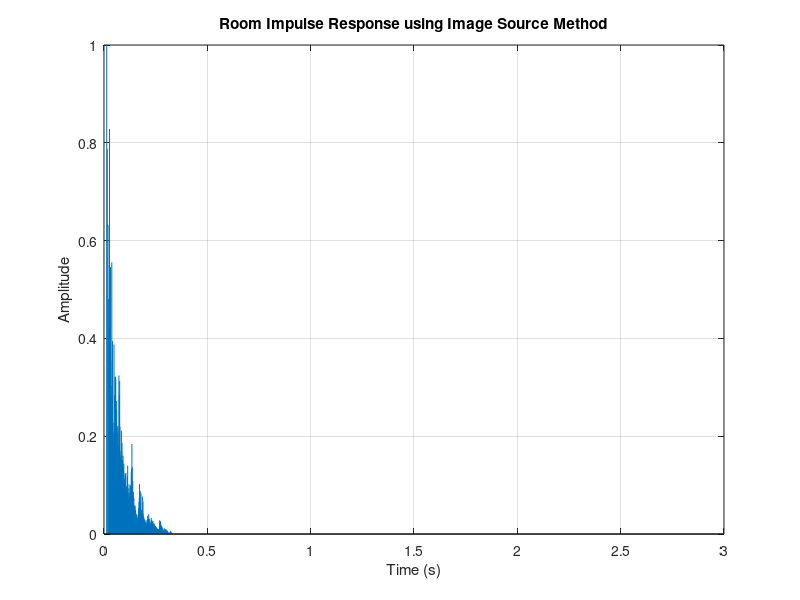

This chart was generated by the following MATLAB code: (Note: this script raises an error after producing the figure.)
%% MATLAB Starter Code for Image Source Method (ISM)
% This script generates a room impulse response using the Image Source Method.
% It is intended as a starting point for your DSP Assessment.
%
% Key Features:
%   1. Define a custom cuboid room (length, width, height).
%   2. Specify positions for the sound source and receiver.
%   3. Compute reflections up to a user-defined reflection order.
%   4. Include placeholders to incorporate absorption coefficients for each room surface.
%   5. Plot the resulting impulse response.
%   6. Provide a basic framework for later convolution with an audio signal.
%
% You are encouraged to expand%% the code (e.g., to include higher-order reflections
% or frequency-dependent absorption coefficients) by modifying the indicated sections.

%% 1. Parameter Definition
% Room dimensions (meters)
room_length = 17;    % Length in x-direction
room_width  = 11;     % Width in y-direction
room_height = 4;     % Height in z-direction

% Sound source and receiver (listener) positions [x, y, z] in meters
src_pos = [3, 4, 1.5];   % Source position
rec_pos = [7, 2, 1.5];   % Receiver position

% Sampling parameters and speed of sound
fs = 44100;          % Sampling frequency in Hz
c  = 343;            % Speed of sound in m/s

% Maximum reflection order (i.e. include reflections from -max_order to max_order in each dimension)
max_order = 5; %just changed this from 50 to 5 to see if it helps

% Absorption coefficients for surfaces (values between 0 and 1)
% These represent the fraction of energy absorbed at each surface.
% For now, we use a uniform absorption coefficient.
% --- Students: Replace the following with surface-specific coefficients as desired.
absorption_left_wall   = 0.1; % wood wall
absorption_right_wall  = 0.6; % acoustic tiles
absorption_front_wall  = 0.4; % acoustic pannels 
absorption_back_wall   = 0.4; % acoustic pannels 
absorption_floor       = 0.1; % wood floor  
absorption_ceiling= 0.2;      % acoustic tiles 

% Convert to reflection coefficients (based on energy conservation)
reflection_left_wall   = sqrt(1 - absorption_left_wall);
reflection_right_wall  = sqrt(1 - absorption_right_wall);
reflection_front_wall  = sqrt(1 - absorption_front_wall);
reflection_back_wall   = sqrt(1 - absorption_back_wall);
reflection_floor       = sqrt(1 - absorption_floor);
reflection_ceiling     = sqrt(1 - absorption_ceiling);


% Impulse response duration (seconds)
ir_duration = 3.0;  
N = round(fs * ir_duration);    % Number of samples in the IR
h = zeros(N, 1);                % Preallocate the impulse response vector

%% 2. Image Source Computation and IR Construction
% Loop over reflection orders in each spatial dimension.
% The image source method creates virtual sources by “mirroring” the actual source.
% For each axis, the image source coordinate is computed as follows:
%   - If the reflection order (n) is even:  img_coord = n*room_dim + src_coord
%   - If odd:                         img_coord = n*room_dim + (room_dim - src_coord)
%
% The total number of reflections for a given image is the sum of the absolute
% values of the reflection orders in x, y, and z. This count is used to scale
% the amplitude (via the reflection coefficients) and to mimic energy loss.

for nx = -max_order:max_order
    % Compute image source x-coordinate
    if mod(nx,2) == 0
        img_x = src_pos(1) + nx * room_length;
    else
        img_x = (room_length - src_pos(1)) + nx * room_length;
    end
    
    for ny = -max_order:max_order
        % Compute image source y-coordinate
        if mod(ny,2) == 0
            img_y = src_pos(2) + ny * room_width;
        else
            img_y = (room_width - src_pos(2)) + ny * room_width;
        end
        
        for nz = -max_order:max_order
            % Compute image source z-coordinate
            if mod(nz,2) == 0
                img_z = src_pos(3) + nz * room_height;
            else
                img_z = (room_height - src_pos(3)) + nz * room_height;
            end
            
            % Compute the Euclidean distance from the image source to the receiver
            distance = sqrt((img_x - rec_pos(1))^2 + (img_y - rec_pos(2))^2 + (img_z - rec_pos(3))^2);
            
            % Compute the propagation delay in seconds and convert to a sample index
            time_delay = distance / c;
            sample_delay = round(time_delay * fs) + 1;  % +1 for MATLAB 1-indexing
            
            % Count the total number of reflections from all three dimensions
            num_reflections = abs(nx) + abs(ny) + abs(nz);
            
            % Compute the overall reflection coefficient for this image source.
            % --- Students: Modify this section to apply surface-specific absorption.
            % For example, you could assign different reflection coefficients depending on
            % which wall (left/right, front/back, floor/ceiling) was involved in the reflection.
            % Start with full energy (reflection coefficient = 1)
            % ONE ALFIE INPUTED
% Start with full energy before any reflections
% (i.e., reflection coefficient = 1 means no energy lost yet)
total_reflection_coeff = 1;

% --- Handle reflections in the x-direction (left/right walls) ---
% Each reflection in the x-axis alternates between left and right walls.
% We loop from 1 to the number of reflections in x (absolute value of nx).
% For each reflection in x (left/right walls)
for i = 1:abs(nx)
    if mod(i, 2) == 1  % odd reflection
        total_reflection_coeff = total_reflection_coeff * reflection_left_wall;
    else
        total_reflection_coeff = total_reflection_coeff * reflection_right_wall;
    end
end
%--- Handle reflections in the y-direction (front/back walls) ---
% Similar to x, we alternate between front and back wall reflections.
% For each reflection in y (front/back walls)
for i = 1:abs(ny)
    if mod(i, 2) == 1
        total_reflection_coeff = total_reflection_coeff * reflection_front_wall;
    else
        total_reflection_coeff = total_reflection_coeff * reflection_back_wall;
    end
end
% --- Handle reflections in the z-direction (floor/ceiling) ---
% Again, alternate between floor and ceiling based on odd/even reflections.
% For each reflection in z (floor/ceiling)
for i = 1:abs(nz)
    if mod(i, 2) == 1
        total_reflection_coeff = total_reflection_coeff * reflection_floor;
    else
        total_reflection_coeff = total_reflection_coeff * reflection_ceiling;
    end
end

            
            % Attenuation due to spherical spreading (inverse of distance)
            attenuation = 1 / distance;
            
            % Add the contribution from this image source to the impulse response,
            % if the computed sample delay is within the impulse response length.
            if sample_delay <= N
                h(sample_delay) = h(sample_delay) + total_reflection_coeff * attenuation;
            end
        end
    end
end

% === Normalize the impulse response ===
h = h / max(abs(h));  % Normalize IR


%% 3. Plot the Impulse Response
time_axis = (0:N-1) / fs;  % Time vector in seconds
figure;
stem(time_axis, h, 'Marker', 'none');
xlabel('Time (s)');
ylabel('Amplitude');
title('Room Impulse Response using Image Source Method');
grid on;

%% 4. Using the Impulse Response for Convolution Reverb
% The generated impulse response (vector h) can now be used to apply convolution
% reverb to an audio signal.
% Example (uncomment and modify as needed):

 %% 4. Using the Impulse Response for Convolution Reverb

% === Load a dry audio file (mono recommended for simplicity) ===
% Replace 'your_audio_file.wav' with the name of your own file.
% Make sure it's in the same folder as your script or give the full path.
[audio_in, fs_audio] = audioread('JazzSax.wav');

% === If the audio sample rate is different from our IR sample rate, match it ===
% This ensures the impulse response and audio are at the same sampling frequency,
% otherwise MATLAB will throw an error or it won't sound correct.
if fs_audio ~= fs
    audio_in = resample(audio_in, fs, fs_audio);  % Resample audio to match IR sample rate
end

% === Convolve the audio with the impulse response ===
% This is the key step: applying reverb by simulating how the room modifies the sound.
% Convolution mathematically "blends" the audio with the impulse response.
% If stereo, convert to mono by averaging channels
if size(audio_in, 2) > 1
    audio_in = mean(audio_in, 2);
end

audio_out = conv(audio_in, h);

% === Normalize the output to prevent clipping ===
% After convolution, the amplitude might go above 1 or below -1, which can cause distortion.
% We normalize it so the loudest part is at full scale, but it doesn't clip.
audio_out = audio_out / max(abs(audio_out));  % Keep the output within [-1, 1]

% === Playback the reverberated sound ===
% soundsc scales the signal automatically and plays it back.
% You should hear your original audio as if it's being played in your simulated room.
soundsc(audio_out, fs);  % fs is the sample rate we defined earlier (44100 Hz)

% === Optionally save the result to a new WAV file ===
% This lets you export the reverberated audio so you can use it outside of MATLAB.
% Great if you want to include it in a report or submit it as part of your project.
audiowrite('output_reverb.wav', audio_out, fs);

% Students can expand this section to include additional processing, such as
% normalizing the impulse response, using frequency-dependent absorption, or
% implementing higher-order reflections.


 %% 4.5 SEE SIGNAL WET AND DRY ALONGSIDE EACHOTHER
 
 t_audio = (0:length(audio_in)-1)/fs;
t_reverb = (0:length(audio_out)-1)/fs;

figure;
subplot(2,1,1);
plot(t_audio, audio_in);
title('Original (Dry) Audio');
xlabel('Time (s)'); ylabel('Amplitude');

subplot(2,1,2);
plot(t_reverb, audio_out);
title('Reverberated (Wet) Audio');
xlabel('Time (s)'); ylabel('Amplitude');

%% 5. Simple Spectral Analysis

% Load the reverberated audio
[y, fs] = audioread('output_reverb.wav');

% If stereo, convert to mono
if size(y, 2) > 1
    y = mean(y, 2);
end

% Compute the FFT
Y = fft(y);
N = length(Y);
f = fs * (0:(N/2)) / N;

% Get magnitude
mag = abs(Y(1:N/2+1));

% Plot the magnitude spectrum
figure;
plot(f, mag);
xlabel('Frequency (Hz)');
ylabel('Magnitude');
title('Spectral Analysis of Output Reverb');
grid on;

%% Auralisation
%% 6. Simple 3D Auralisation (with Floor Reflection)

% Create a 3D figure
figure;
hold on;             % Keep all plotted items in the same figure
grid on;             % Add gridlines for clarity
axis equal;          % Make axes proportional
xlabel('X (m)');
ylabel('Y (m)');
zlabel('Z (m)');
title('3D Room Auralisation');

% ==== Draw Room Edges ====
% Plot the floor outline (just a square on the bottom)
plot3([0 room_length room_length 0 0], ...
      [0 0 room_width room_width 0], ...
      [0 0 0 0 0], 'k');  % Black line for floor

% Plot the ceiling outline (same shape, higher up)
plot3([0 room_length room_length 0 0], ...
      [0 0 room_width room_width 0], ...
      [room_height room_height room_height room_height room_height], 'k');  % Ceiling

% ==== Plot Real Source and Receiver ====
% Source (red circle)
plot3(src_pos(1), src_pos(2), src_pos(3), 'ro', 'MarkerSize', 10);

% Receiver (green circle)
plot3(rec_pos(1), rec_pos(2), rec_pos(3), 'go', 'MarkerSize', 10);

% ==== Define 5 Reflected Image Sources ====
% These represent mirrored versions of the sound source due to reflections
img1 = [src_pos(1) + room_length, src_pos(2), src_pos(3)];     % Right wall
img2 = [src_pos(1) - room_length, src_pos(2), src_pos(3)];     % Left wall
img3 = [src_pos(1), src_pos(2) + room_width, src_pos(3)];      % Back wall
img4 = [src_pos(1), src_pos(2), src_pos(3) + room_height];     % Ceiling
img5 = [src_pos(1), src_pos(2), src_pos(3) - room_height];     % Floor

% ==== Plot the Image Sources ====
% Blue 'x' markers for each image source
plot3(img1(1), img1(2), img1(3), 'bx');
plot3(img2(1), img2(2), img2(3), 'bx');
plot3(img3(1), img3(2), img3(3), 'bx');
plot3(img4(1), img4(2), img4(3), 'bx');
plot3(img5(1), img5(2), img5(3), 'bx');

% ==== Draw Reflection Paths to Receiver ====
% Dashed blue lines show sound traveling from each image source to the receiver
line([img1(1) rec_pos(1)], [img1(2) rec_pos(2)], [img1(3) rec_pos(3)], 'Color', 'b', 'LineStyle', '--');
line([img2(1) rec_pos(1)], [img2(2) rec_pos(2)], [img2(3) rec_pos(3)], 'Color', 'b', 'LineStyle', '--');
line([img3(1) rec_pos(1)], [img3(2) rec_pos(2)], [img3(3) rec_pos(3)], 'Color', 'b', 'LineStyle', '--');
line([img4(1) rec_pos(1)], [img4(2) rec_pos(2)], [img4(3) rec_pos(3)], 'Color', 'b', 'LineStyle', '--');
line([img5(1) rec_pos(1)], [img5(2) rec_pos(2)], [img5(3) rec_pos(3)], 'Color', 'b', 'LineStyle', '--');

% ==== Add Legend and Set 3D View ====
legend('Room', 'Source', 'Receiver', 'Image Sources');
view(3);  % Set view to 3D



%% End of Script
